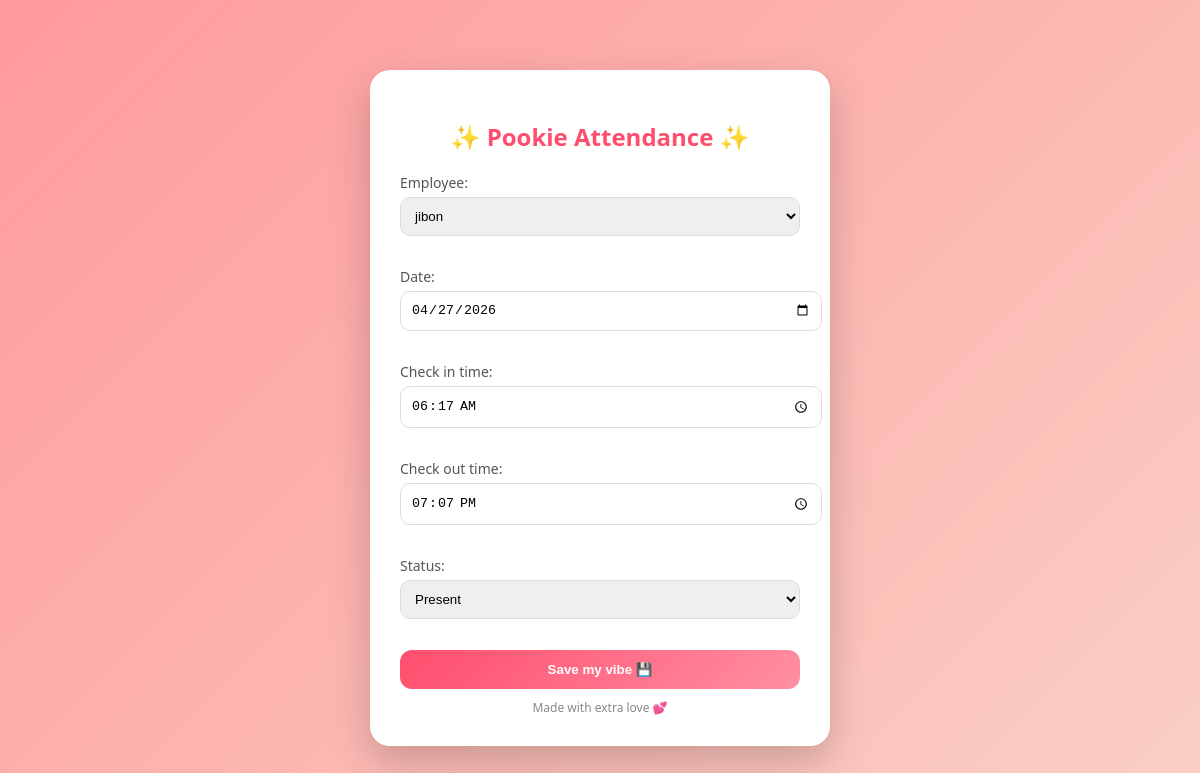
/attendance/update/16/ (signed in), run on the app's committed database.
### employees/models.py (models this page shows, shortened)
class AttendanceModel(models.Model):
    employee = models.ForeignKey(
        ProfileModel,
        on_delete=models.CASCADE,
        related_name='attendances'
    )
    date = models.DateField()
    check_in_time = models.TimeField()
    check_out_time = models.TimeField(null=True, blank=True)
    STATUS_CHOICES = [
        ('Present', 'Present'),
        ('Absent', 'Absent'),
    ]
    status = models.CharField(max_length=10, choices=STATUS_CHOICES)
    class Meta:
        unique_together = ('employee', 'date')
        ordering = ['-date']

### employees/views.py (the view)
# urls.py: path('attendance/update/<int:pk>/', update_attendance, name='update_attendance'),
@login_required
def update_attendance(request, pk):
    if not request.user.is_superuser:
        return redirect('dashboard')
    attendance = get_object_or_404(AttendanceModel, id=pk)
    if request.method == 'POST':
        form = AttendanceForm(request.POST, instance=attendance)
        if form.is_valid():
            form.save()
            return redirect('dashboard')
    else:
        form = AttendanceForm(instance=attendance)
    return render(request, 'myapp/master/master_form.html', {'form': form})

### employees/forms.py
class AttendanceForm(forms.ModelForm):
    class Meta:
        model = AttendanceModel
        fields = ['employee', 'date', 'check_in_time', 'check_out_time', 'status']
        widgets = {
            'date': forms.DateInput(attrs={
                'type': 'date',
                'class': 'form-control'
            }),
            'check_in_time': forms.TimeInput(attrs={
                'type': 'time',
                'class': 'form-control'
            }),
            'check_out_time': forms.TimeInput(attrs={
                'type': 'time',
                'class': 'form-control'
            }),
        }

### employees/models.py (called while the page is built)
    def __str__(self):
        return self.user.username if self.user else "No User"

### employees/templates/myapp/master/master_form.html (shortened to what this page needs)
<!DOCTYPE html>
<html lang="en">
<head>
</head>
<body>
<div class="pookie-box">
    <h2>✨ Pookie Attendance ✨</h2>
    <form method="POST">
        {{form.as_p}}
        <button type="submit" class="pookie-btn">Save my vibe 💾</button>
    </form>
    <div class="cute-note">Made with extra love 💕</div>
</div>
</body>
</html>

### employees/templates/myapp/master/master_form.html (style rules this page uses)
body { font-family: 'Segoe UI', sans-serif; background: linear-gradient(135deg, #ff9a9e, #fad0c4); display: flex; justify-content: center; align-items: center; height: 100vh; }
.pookie-box { background: white; padding: 30px; border-radius: 20px; width: 400px; box-shadow: 0 15px 40px rgba(0,0,0,0.2); text-align: center; animation: pop 0.5s ease; }
h2 { color: #ff4d6d; margin-bottom: 20px; }
label { display: block; text-align: left; font-size: 14px; margin-bottom: 5px; color: #555; }
input, select { width: 100%; padding: 10px; border-radius: 10px; border: 1px solid #ddd; margin-bottom: 15px; transition: 0.3s; }
.pookie-btn { background: linear-gradient(135deg, #ff4d6d, #ff8fa3); color: white; border: none; padding: 12px; border-radius: 12px; width: 100%; font-weight: bold; cursor: pointer; transition: 0.3s; }
.cute-note { font-size: 12px; color: #888; margin-top: 10px; }

### data on the page
AttendanceModel: employee "jibon", date "04/27/2026", check_in_time "06:17:00", check_out_time "19:07:00", status "Present"
